Frame 1 (no input): blank canvas, image omitted
Frame 60 (the mouse pressed at the canvas centre just before this capture): blank canvas, image omitted
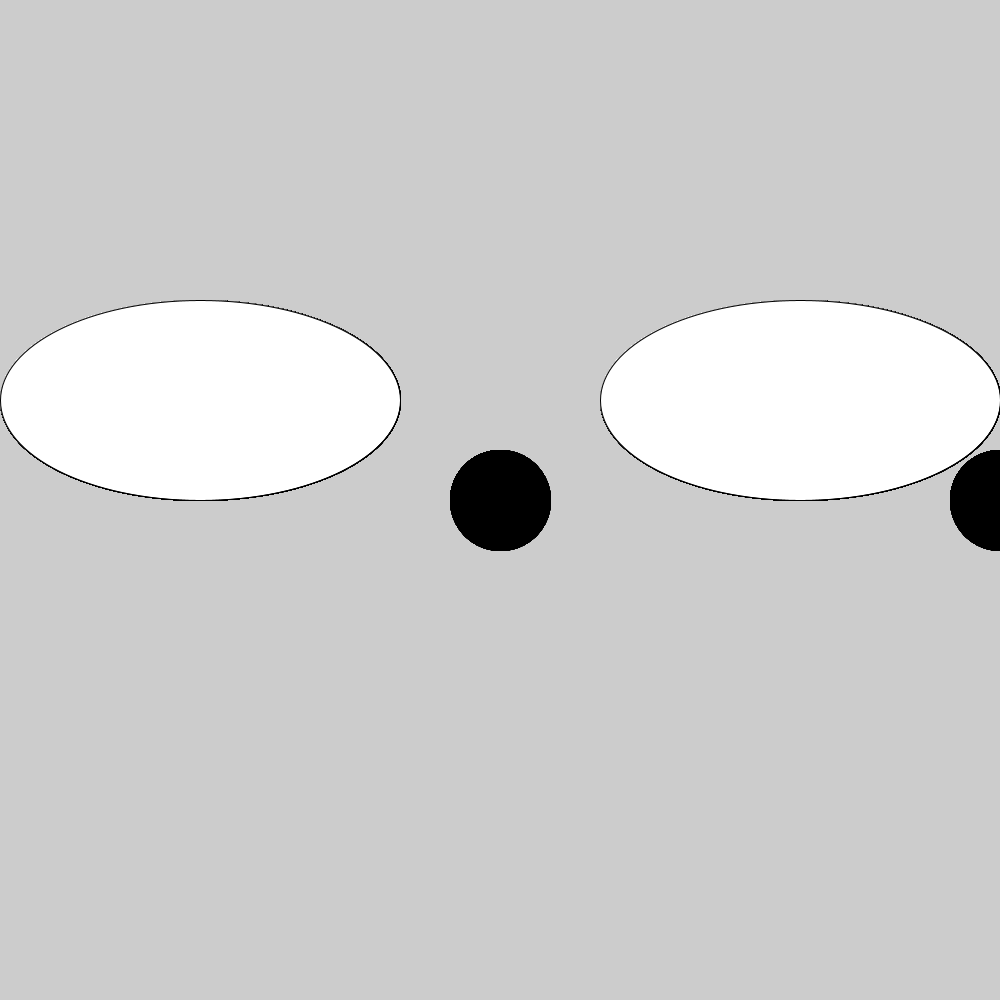
Frame 120 (the mouse held since frame 60 and released just before this capture)

The Processing sketch whose frames 1 and 60 were blank and that drew this single picture after the mouse press (run headless with seeded random() and noise(); from frame 60 on, the mouse is pressed at the canvas centre):

// Processing sketch: eyes
// ── eyes.pde
void setup(){
  size(1000,1000);
}


void draw(){
  if(mousePressed){
    
  
  fill(255,255,255);
  ellipse(200,400,400,200);
  
  fill(0,0,0);
  
    ellipse(mouseX,mouseY,100,100); //left
  fill(255,255,255);
  ellipse(800,400,400,200);
  fill(0,0,0);
  ellipse(mouseX+500,mouseY,100,100);
}}
